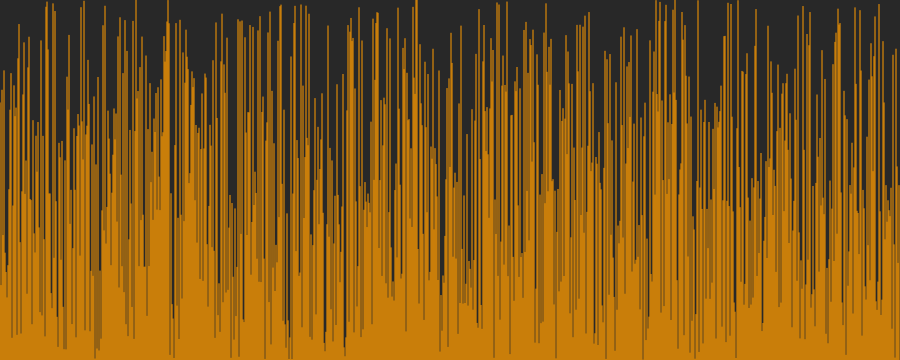
Frame 1 (no input)
Frame 2 (the mouse pressed at the canvas centre, redrawn once): identical to frame 1, image omitted

The p5.js sketch that drew this single still picture (run headless with seeded random() and noise() and a simulated clock; the mouse was pressed at the canvas centre and the sketch redrawn once):

// p5.js sketch
// ── sketch.js
console.log('HELLO');

var values = [];
const h = 360;
const w = 900;
var i = 0;
var j = 0;

function setup(){
    
    // createCanvas(windowWidth, windowHeight);
    createCanvas(w, h);
    values = new Array(w);
    for(i = 0; i < w; i++ ){
        values[i] = random(h);
    }
}


function draw(){
    background(40);

    if( i < values.length){
        for(j = 0; j< values.length - i - 1; j++){
            let a = values[j];
            let b = values[j + i];
            if(a > b){
                swap(values, j, j +1);
            }
        }
    } else {
        console.log('fertig');
        noLoop();
    }
    i++;

    for(i = 0; i < values.length; i++){
        stroke(255,155,0);
        line(i, h, i,  h - values[i]);
    }
}

function swap(arr, a, b){
    let temp = arr[a];
    arr[a] = arr[b];
    arr[b] = temp;
}
